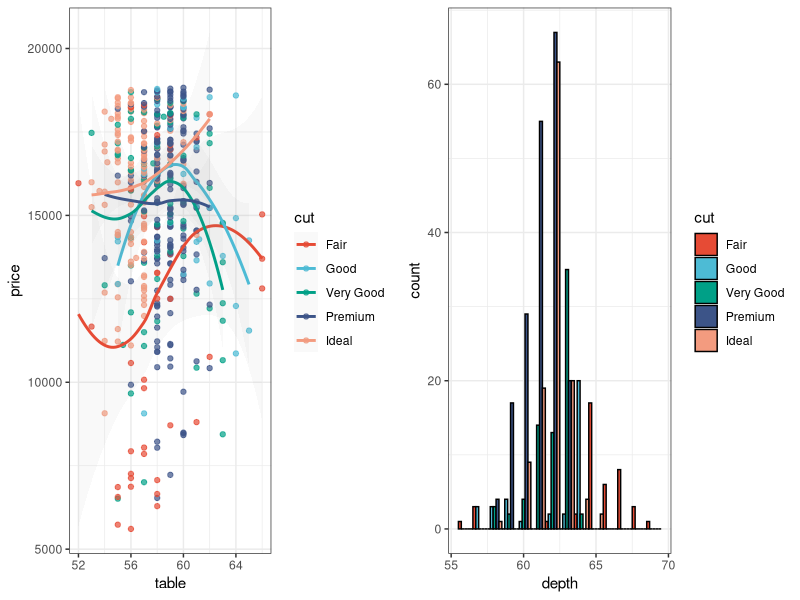
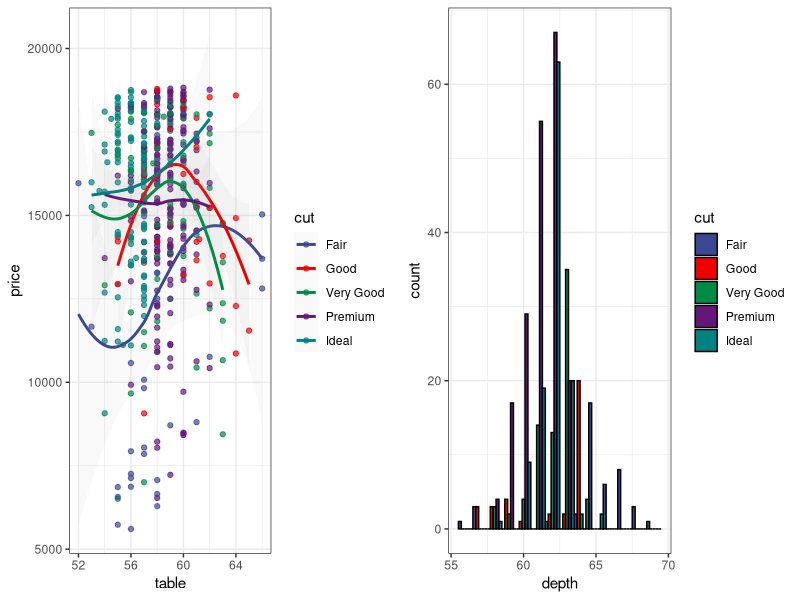
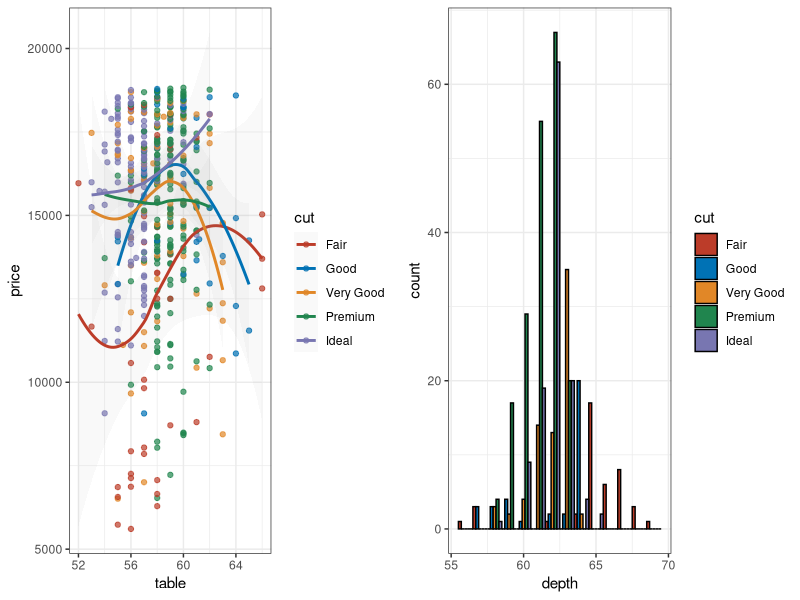
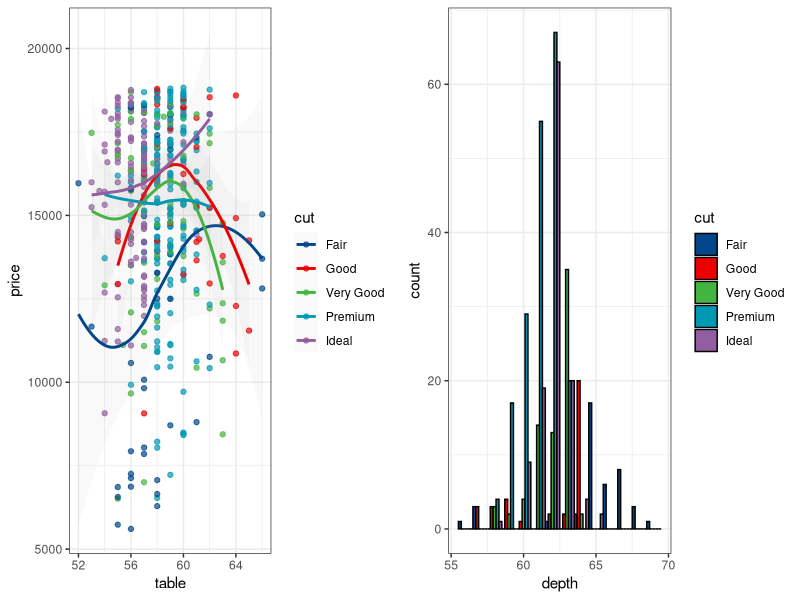
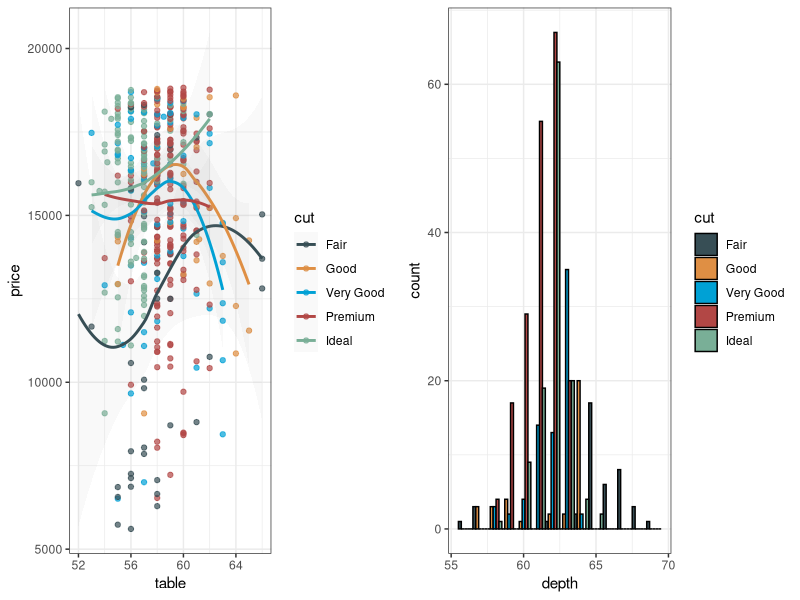
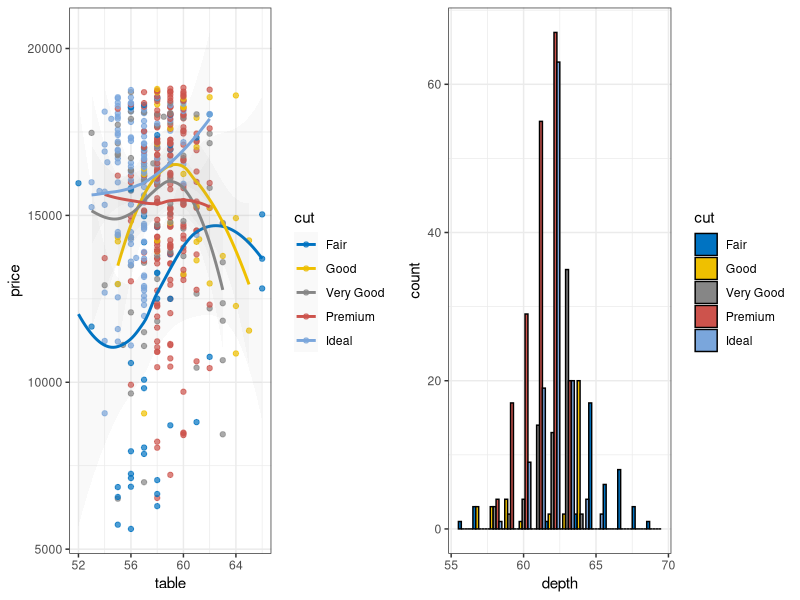

Write the R code that produced these figures, in order. (Note: this script raises an error after producing the figures.)
## ---- chunk 1
library("ggsci")
library("ggplot2")
library("gridExtra")

data("diamonds")

p1 <- ggplot(
  subset(diamonds, carat >= 2.2),
  aes(x = table, y = price, colour = cut)
) +
  geom_point(alpha = 0.7) +
  geom_smooth(method = "loess", alpha = 0.05, size = 1, span = 1) +
  theme_bw()

p2 <- ggplot(
  subset(diamonds, carat > 2.2 & depth > 55 & depth < 70),
  aes(x = depth, fill = cut)
) +
  geom_histogram(colour = "black", binwidth = 1, position = "dodge") +
  theme_bw()
## ---- chunk 2
p1_npg <- p1 + scale_color_npg()
p2_npg <- p2 + scale_fill_npg()
grid.arrange(p1_npg, p2_npg, ncol = 2)
## ---- chunk 3
p1_aaas <- p1 + scale_color_aaas()
p2_aaas <- p2 + scale_fill_aaas()
grid.arrange(p1_aaas, p2_aaas, ncol = 2)
## ---- chunk 4
p1_nejm <- p1 + scale_color_nejm()
p2_nejm <- p2 + scale_fill_nejm()
grid.arrange(p1_nejm, p2_nejm, ncol = 2)
## ---- chunk 5
p1_lancet <- p1 + scale_color_lancet()
p2_lancet <- p2 + scale_fill_lancet()
grid.arrange(p1_lancet, p2_lancet, ncol = 2)
## ---- chunk 6
p1_jama <- p1 + scale_color_jama()
p2_jama <- p2 + scale_fill_jama()
grid.arrange(p1_jama, p2_jama, ncol = 2)
## ---- chunk 7
p1_jco <- p1 + scale_color_jco()
p2_jco <- p2 + scale_fill_jco()
grid.arrange(p1_jco, p2_jco, ncol = 2)
## ---- chunk 8
p1_ash <- p1 + scale_color_ash()
p2_ash <- p2 + scale_fill_ash()
grid.arrange(p1_ash, p2_ash, ncol = 2)
## ---- chunk 9
p1_ucscgb <- p1 + scale_color_ucscgb()
p2_ucscgb <- p2 + scale_fill_ucscgb()
grid.arrange(p1_ucscgb, p2_ucscgb, ncol = 2)
## ---- chunk 10
p1_d3 <- p1 + scale_color_d3()
p2_d3 <- p2 + scale_fill_d3()
grid.arrange(p1_d3, p2_d3, ncol = 2)
## ---- chunk 11
p1_locuszoom <- p1 + scale_color_locuszoom()
p2_locuszoom <- p2 + scale_fill_locuszoom()
grid.arrange(p1_locuszoom, p2_locuszoom, ncol = 2)
## ---- chunk 12
p1_igv_default <- p1 + scale_color_igv()
p2_igv_default <- p2 + scale_fill_igv()
grid.arrange(p1_igv_default, p2_igv_default, ncol = 2)
## ---- chunk 13
p1_cosmic_hallmarks_light <- p1 + scale_color_cosmic("hallmarks_light")
p2_cosmic_hallmarks_light <- p2 + scale_fill_cosmic("hallmarks_light")
grid.arrange(p1_cosmic_hallmarks_light, p2_cosmic_hallmarks_light, ncol = 2)
## ---- chunk 14
p1_cosmic_hallmarks_dark <- p1 + scale_color_cosmic("hallmarks_dark")
p2_cosmic_hallmarks_dark <- p2 + scale_fill_cosmic("hallmarks_dark")
grid.arrange(p1_cosmic_hallmarks_dark, p2_cosmic_hallmarks_dark, ncol = 2)
## ---- chunk 15
p1_cosmic_signature <- p1 + scale_color_cosmic("signature_substitutions")
p2_cosmic_signature <- p2 + scale_fill_cosmic("signature_substitutions")
grid.arrange(p1_cosmic_signature, p2_cosmic_signature, ncol = 2)
## ---- chunk 16
p1_uchicago <- p1 + scale_color_uchicago()
p2_uchicago <- p2 + scale_fill_uchicago()
grid.arrange(p1_uchicago, p2_uchicago, ncol = 2)
## ---- chunk 17
p1_startrek <- p1 + scale_color_startrek()
p2_startrek <- p2 + scale_fill_startrek()
grid.arrange(p1_startrek, p2_startrek, ncol = 2)
## ---- chunk 18
p1_tron <- p1 + theme_dark() + theme(
  panel.background = element_rect(fill = "#2D2D2D"),
  legend.key = element_rect(fill = "#2D2D2D")
) +
  scale_color_tron()
p2_tron <- p2 + theme_dark() + theme(
  panel.background = element_rect(fill = "#2D2D2D")
) +
  scale_fill_tron()
grid.arrange(p1_tron, p2_tron, ncol = 2)
## ---- chunk 19
p1_futurama <- p1 + scale_color_futurama()
p2_futurama <- p2 + scale_fill_futurama()
grid.arrange(p1_futurama, p2_futurama, ncol = 2)
## ---- chunk 20
p1_rickandmorty <- p1 + scale_color_rickandmorty()
p2_rickandmorty <- p2 + scale_fill_rickandmorty()
grid.arrange(p1_rickandmorty, p2_rickandmorty, ncol = 2)
## ---- chunk 21
p1_simpsons <- p1 + scale_color_simpsons()
p2_simpsons <- p2 + scale_fill_simpsons()
grid.arrange(p1_simpsons, p2_simpsons, ncol = 2)
## ---- chunk 22
library("reshape2")

data("mtcars")
cor <- cor(unname(cbind(mtcars, mtcars, mtcars, mtcars)))
cor_melt <- melt(cor)

p3 <- ggplot(
  cor_melt,
  aes(x = Var1, y = Var2, fill = value)
) +
  geom_tile(colour = "black", size = 0.3) +
  theme_bw() +
  theme(
    axis.title.x = element_blank(),
    axis.title.y = element_blank()
  )
## ---- chunk 23
p3_gsea <- p3 + scale_fill_gsea()
p3_gsea_inv <- p3 + scale_fill_gsea(reverse = TRUE)
grid.arrange(p3_gsea, p3_gsea_inv, ncol = 2)
## ---- chunk 24
library("reshape2")

set.seed(42)
k <- 9
x <- diag(k)
x[upper.tri(x)] <- runif(sum(1:(k - 1)), 0, 1)
x_melt <- melt(x)

p4 <- ggplot(x_melt, aes(x = Var1, y = Var2, fill = value)) +
  geom_tile(colour = "black", size = 0.3) +
  scale_x_continuous(expand = c(0, 0)) +
  scale_y_continuous(expand = c(0, 0)) +
  theme_bw() + theme(
    legend.position = "none", plot.background = element_blank(),
    axis.line = element_blank(), axis.ticks = element_blank(),
    axis.text.x = element_blank(), axis.text.y = element_blank(),
    axis.title.x = element_blank(), axis.title.y = element_blank(),
    panel.background = element_blank(), panel.border = element_blank(),
    panel.grid.major = element_blank(), panel.grid.minor = element_blank()
  )
## ---- chunk 25
grid.arrange(
  p4 + scale_fill_material("red"), p4 + scale_fill_material("pink"),
  p4 + scale_fill_material("purple"), p4 + scale_fill_material("deep-purple"),
  p4 + scale_fill_material("indigo"), p4 + scale_fill_material("blue"),
  p4 + scale_fill_material("light-blue"), p4 + scale_fill_material("cyan"),
  p4 + scale_fill_material("teal"), p4 + scale_fill_material("green"),
  p4 + scale_fill_material("light-green"), p4 + scale_fill_material("lime"),
  p4 + scale_fill_material("yellow"), p4 + scale_fill_material("amber"),
  p4 + scale_fill_material("orange"), p4 + scale_fill_material("deep-orange"),
  p4 + scale_fill_material("brown"), p4 + scale_fill_material("grey"),
  p4 + scale_fill_material("blue-grey"),
  ncol = 6
)
## ---- chunk 26
mypal <- pal_npg("nrc", alpha = 0.7)(9)
mypal

library("scales")
show_col(mypal)
